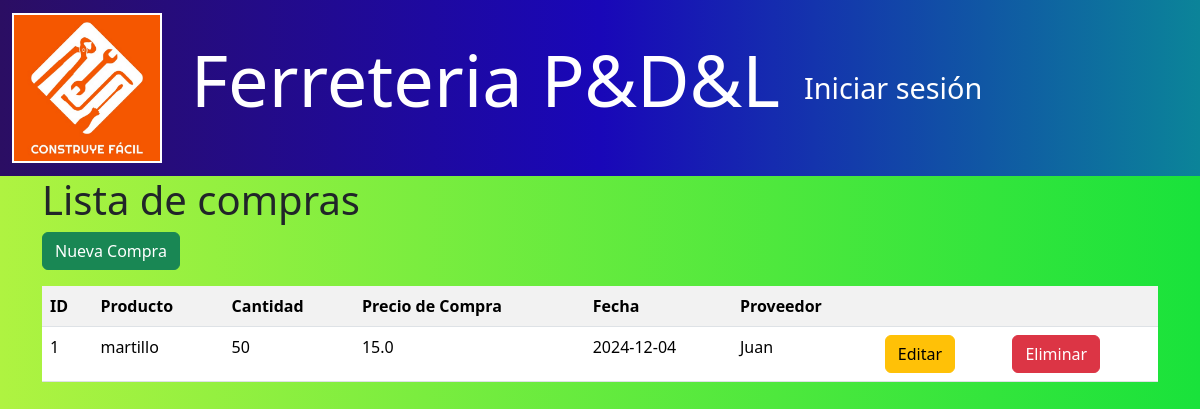
Before: /compras/ with the older database file.
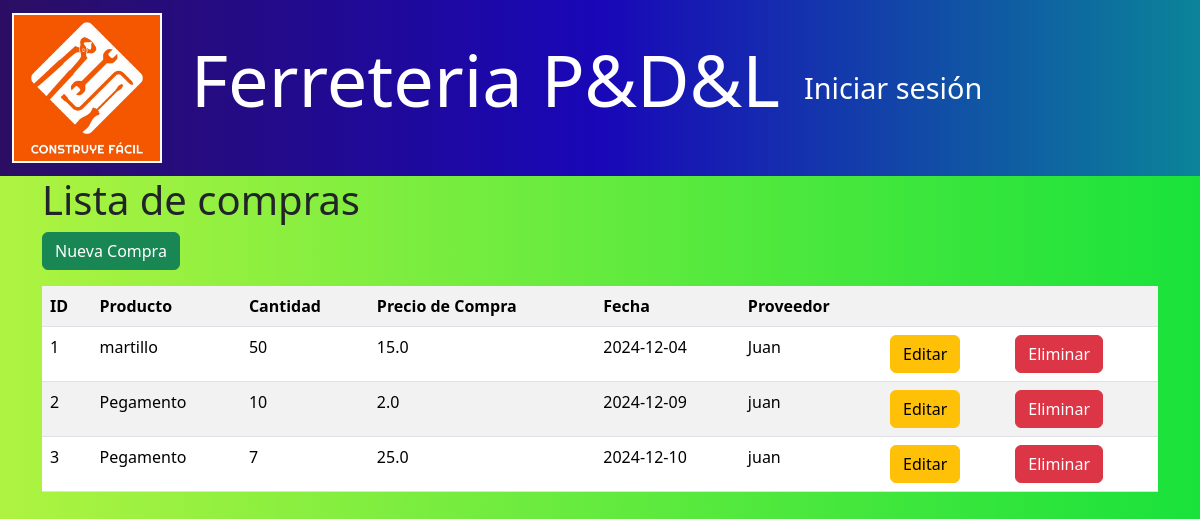
After: the same page with the newer database file.
### models/compra_model.py (models this page shows, shortened)
class Compra(db.Model):
    __tablename__ = "compras"
    id = db.Column(db.Integer, primary_key=True)
    producto_id = db.Column(db.Integer, db.ForeignKey('productos.id'), nullable=False)
    cantidad = db.Column(db.Integer, nullable=False)
    precio_compra = db.Column(db.Float, nullable=False)
    fecha = db.Column(db.Date, nullable=False)
    proveedor = db.Column(db.String(100), nullable=False)
    producto = db.relationship('Producto', back_populates='compras')
    @staticmethod
    def get_all():
        return Compra.query.all()

### models/producto_model.py (models this page shows, shortened)
class Producto(db.Model):
    __tablename__ = "productos"
    id = db.Column(db.Integer, primary_key=True)
    nombre = db.Column(db.String(100), nullable=False)
    descripcion = db.Column(db.String(120), nullable=False)
    precio = db.Column(db.Float(11, 2), nullable=False)
    stock = db.Column(db.Integer, nullable=False)
    ventas = db.relationship('Venta', back_populates='producto')
    compras = db.relationship('Compra', back_populates='producto')
    facturas = db.relationship('Factura', back_populates='producto')

### controllers/compra_controller.py (the view)
@compra_bp.route("/")
def index():
    compras = Compra.get_all()
    return compra_view.list(compras)

### run.py (called while the page is built)
@app.context_processor
def inject_active_path():
    def is_active(path):
        return 'active' if request.path == path else ''
    return(dict(is_active =  is_active))

### views/compra_view.py (called while the page is built)
def list(compras):
    return render_template('compras/index.html', compras=compras)

### templates/compras/index.html (shortened to what this page needs)
{% extends 'base.html' %}
{% block content %}
<h1>Lista de compras</h1>
<a href="{{ url_for('compra.create') }}" class="btn btn-success mb-3">Nueva Compra</a>
<table class="table table-striped">
    <tr>
        <th>ID</th>
        <th>Producto</th>
        <th>Cantidad</th>
        <th>Precio de Compra</th>
        <th>Fecha</th>
        <th>Proveedor</th>
        <th></th>
        <th></th>
    </tr>
    {% for item in compras %}
    <tr>
        <td>{{ item.id }}</td>
        <td>{{ item.producto.nombre }}</td>
        <td>{{ item.cantidad }}</td>
        <td>{{ item.precio_compra }}</td>
        <td>{{ item.fecha }}</td>
        <td>{{ item.proveedor }}</td>
        <td>
            <a href="{{ url_for('compra.edit', id=item.id) }}" class="btn btn-warning">Editar</a>
        </td>
        <td>
            <a href="{{ url_for('compra.delete', id=item.id) }}" class="btn btn-danger">Eliminar</a>
        </td>
    </tr>
    {% endfor %}
</table>
{% endblock %}

Changed rows visible on the page:
added Compra: id "2", producto.nombre "Pegamento", cantidad "10", precio_compra "2.0", fecha "2024-12-09", proveedor "juan"
added Compra: id "3", producto.nombre "Pegamento", cantidad "7", precio_compra "25.0", fecha "2024-12-10", proveedor "juan"
